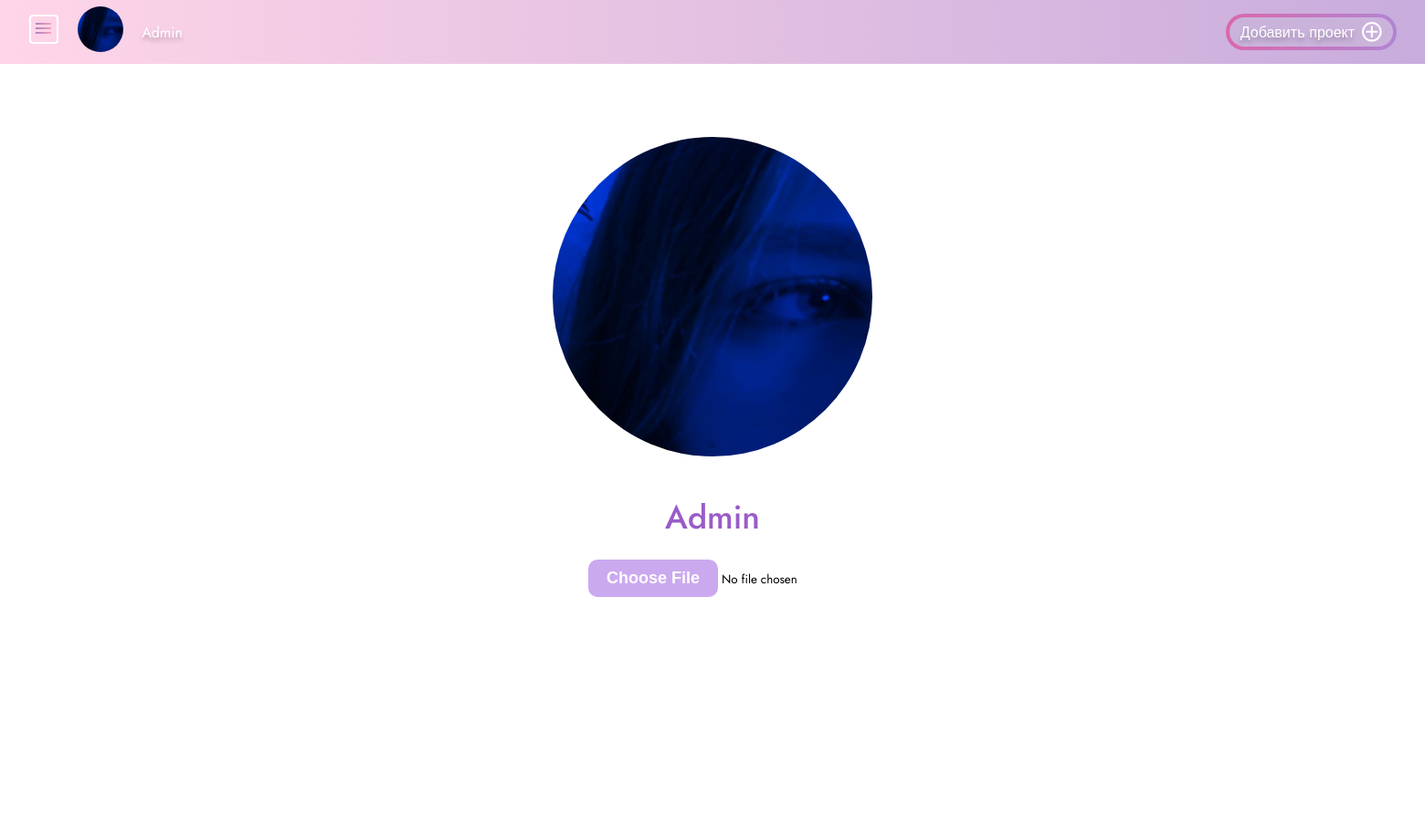
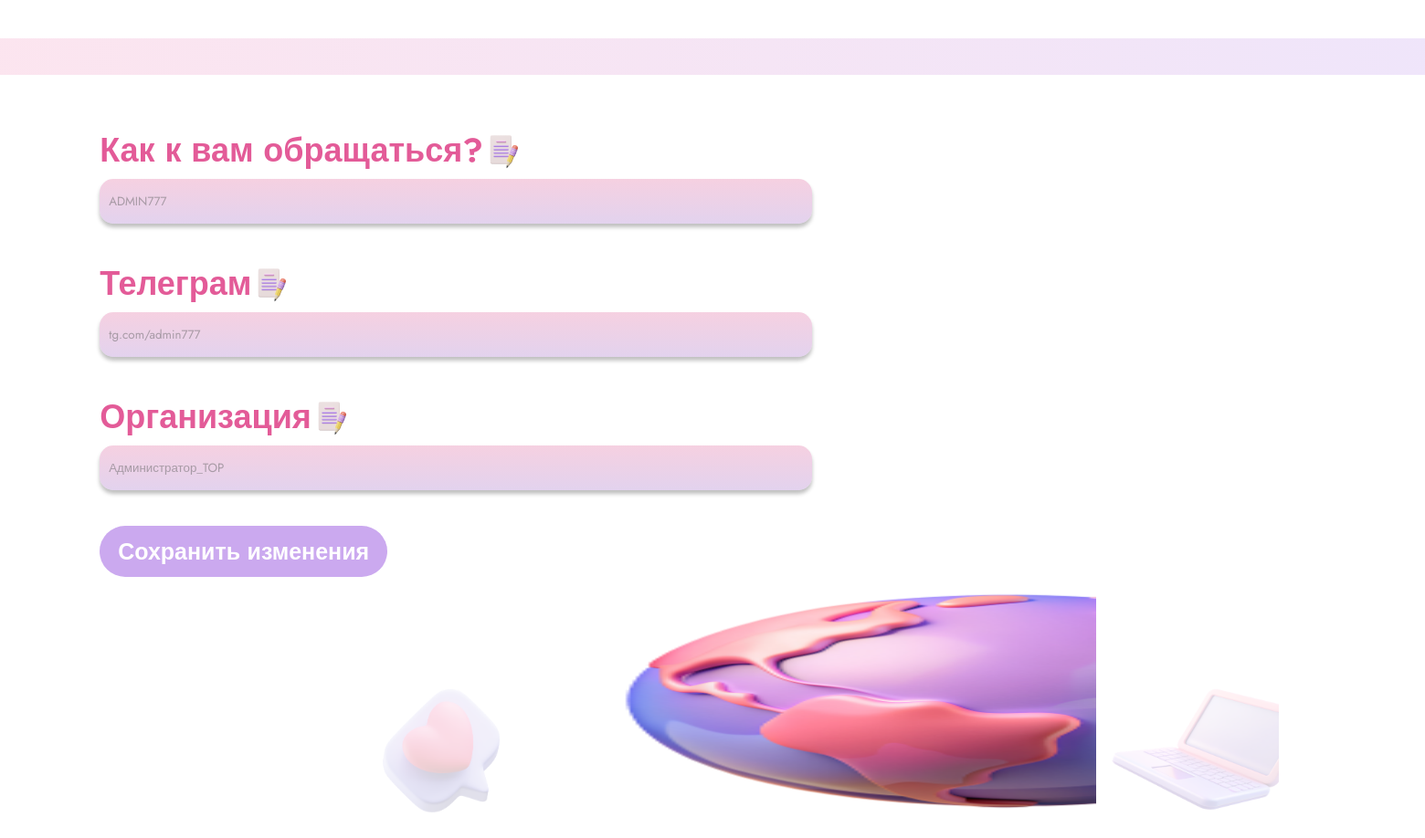
The app's page /edit_profile/ (signed in) with its own data (2 pictures, top to bottom).
### mysite/models.py (models this page shows, shortened)
class Profile(models.Model):
    user = models.OneToOneField(User, on_delete=models.CASCADE, related_name="profile", default=None, null=True)
    name = models.CharField("Имя", max_length=100, default="User", null=True, blank=True)
    telegram = models.CharField("Телеграм", max_length=50, blank=True, null=True, default="")
    register_date = models.DateField(default=localdate)
    photo = models.ImageField("Фото профиля", null=True, blank=True, upload_to="usersphotos/",
                              default='usersphotos/default.png')
    age = models.IntegerField("Возраст", default=18)
    organization = models.CharField("Организация", max_length=100,
                                     default="Самозанятый")
    followers = models.ManyToManyField(User, related_name='following')
    liked_projects = models.ManyToManyField(Project, related_name="likedprojects")
    class Meta:
        verbose_name = 'профиль'
        verbose_name_plural = 'Профили'

### mysite/views.py (the view)
# urls.py: path('edit_profile/', views.edit_profile, name="editprofile"),
@login_required
@transaction.atomic
def edit_profile(request):
        profile = Profile.objects.get(user=request.user.id)
        if request.method == "POST":
            profileform = ProfileForm(request.POST, request.FILES, instance=profile)
            if profileform.is_valid():
                profile.name = profileform.cleaned_data['name']
                profile.telegram = profileform.cleaned_data['telegram']
                profile.organization = profileform.cleaned_data['organization']
                profile.photo = profileform.cleaned_data['photo']
                if profileform.cleaned_data['photo'] != 'img/usersphotos/default.png':
                    profile.photo = profileform.cleaned_data['photo']
                profile.save()
                return redirect("profile", name=request.user.username)
        else:
            profileform = ProfileForm(instance=profile)
        data = {
            'profileform': profileform,
        }
        return render(request, "edit_profile.html", data)

### mysite/forms.py
class ProfileForm(forms.ModelForm):
    class Meta:
        model = Profile
        fields = ('name', 'telegram', 'organization', 'photo')
        widgets = {
            'photo': forms.FileInput(attrs={'class': 'Select_photo_div'})
        }

### mysite/templates/edit_profile.html (shortened to what this page needs)
{% extends 'base.html' %}
{% load static%}
{% block head %}
    <link rel="stylesheet" href="{% static 'css/edit_profile.css' %}">
{% endblock %}
{% block content %}
<main>
    <form class="text_form" method="post" enctype="multipart/form-data">
        <section class="foto">
            <article>
                <img src="/media/{{ request.user.profile.photo }}" alt="">
                <p class="username">{{ user.username }}</p>
                {{ profileform.photo.as_widget }}
            </article>
        </section>
        <section class="strip"></section>
        <section class="information-about-me">
            <article>
                <div class="block-inform">
                    <h3>Как к вам обращаться? <img src="{% static "img/site_img/base/pen_and_paper.png" %}" alt=""></h3>
                    {{ profileform.name.as_text }}
                </div>
                <div class="block-inform midle-block">
                    <h3>Телеграм <img src="{% static "img/site_img/base/pen_and_paper.png" %}" alt=""></h3>
                    {{ profileform.telegram.as_text }}
                </div>
                <div class="block-inform">
                    <h3>Организация <img src="{% static "img/site_img/base/pen_and_paper.png" %}" alt=""></h3>
                    {{ profileform.organization.as_text }}
                </div>
                <button type="submit">Сохранить изменения</button>
            </article>
        </section>
    </form>
</main>
{% endblock %}

### mysite/templates/base.html (shortened to what this page needs)
{% load static %}
<!DOCTYPE html>
<html lang="ru">
  <head>
    {% block head %}{% endblock %}
    <link rel="stylesheet" href="{% static 'css/style.css' %}"/>
  </head>
  <body>
    <section class="main">
      <header>
        <nav>
          <div class="left">
            <a id="but">
            </a>
            <a href="{% url 'profile' user.username %}" class="center-link">
            <img class="header_img" src="/media/{{ user.profile.photo }}">
            </a>
            <p>{{ user.username }}</p>
          </div>
          <div class="right">
            <a href="{% url 'create_project' %}">
              Добавить проект
            </a>
          </div>
        </nav>
      </header>
      {% block content %}{% endblock %}
      <footer>
        <img src="{% static "img/site_img/base/message_love.png" %}" alt=""class="message_love">
        <img src="{% static "img/site_img/base/planet.png" %}" alt="" class="planet">
        <img src="{% static "img/site_img/base/computer.png" %}" class="computer">
      </footer>
    </section>
  </body>
</html>

### mysite/static/css/edit_profile.css (style rules this page uses)
body { overflow-x: hidden; }
.strip { background: linear-gradient(90deg, rgba(244, 168, 202, 0.3) 0%, rgba(203, 169, 239, 0.3) 100%); height: 5vh; margin-top: 10px; }

### mysite/static/css/style.css (style rules this page uses)
* { margin: 0; padding: 0; box-sizing: border-box; font-family: "Jost", sans-serif; }
:root { --width: 1800px; }
body { min-height: 100vh; display: flex; flex-direction: column; justify-content: space-between; align-self: center; }
.main { position: absolute; top: 0; left: 0; width: 100%; z-index: 100; opacity: 1; transition: 1s; }
.center-link { margin: 0 20px; }
.header_img { width: 50px; height: 50px; object-fit: cover; border-radius: 50%; }
footer { display: flex; justify-content: center; align-items: end; margin-top: 100px; width: var(--width); margin: 0 auto; }
.message_love, .computer { width: 200px; height: 200px; }
.planet { width: 600px; height: 300px; }

### records on screen
Profile: name "ADMIN777", telegram "tg.com/admin777", organization "Администратор_TOP"

### other values on screen
{{ user.username }} "Admin"
